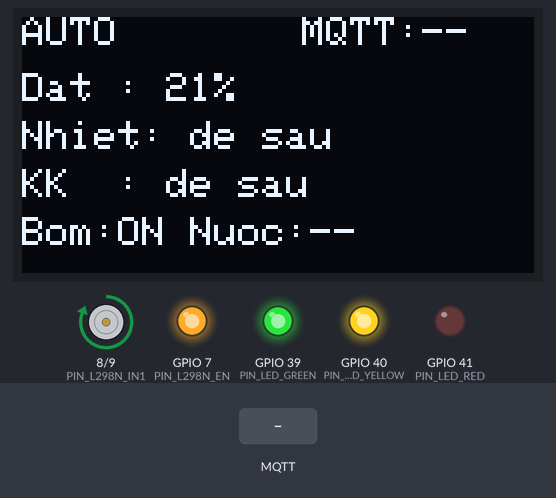
Bench run of a sketch on a simulated ESP32-S3. Parts: 128×64 one-colour display, motor-driver pin pairs drawn as motors (green arrow = first pin HIGH = forward, orange = second pin HIGH = backward, longer = more drive), output pins drawn as LEDs (lit = HIGH). Inputs (shaded band) come from the test bench. No MQTT or app messages arrive unless stated; what the sketch prints to the serial monitor is not drawn.

Above: at 1.2 s.
1.3 s: MQTT message "1" arrives on the first subscribed topic
At 5.8 s:
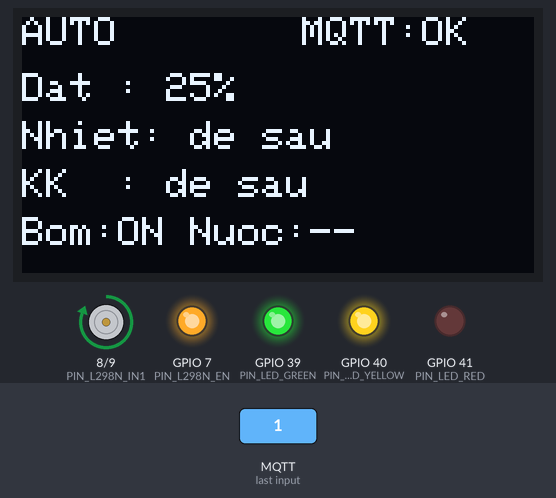
9.3 s: MQTT message "on" arrives on the first subscribed topic
10.8 s: MQTT message "off" arrives on the first subscribed topic
At 49.6 s:
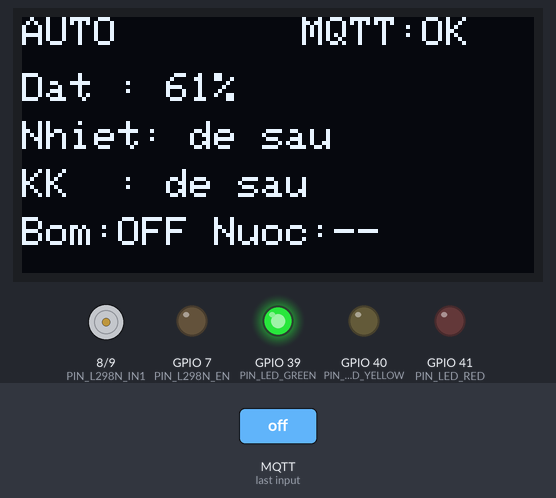
Timing chart, 0 to 50.3 s (numbered marks = the images above; inputs shaded):
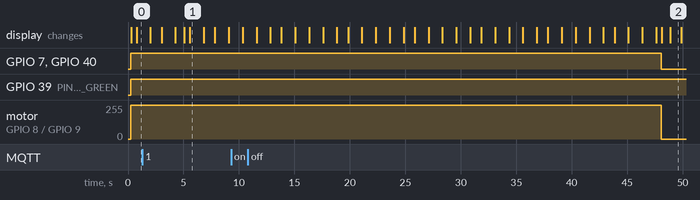

Measured:
- what the display in image 2 shows lasts 1.0 s, from 48.9 s to 49.9 s

The sketch:

Auto_Water_Plants.ino
```cpp
#include "scr/scr_all.h"

void setup() { app_setup(); }
void loop() { app_loop(); }
```

app.h
```cpp
#pragma once
void app_setup();
void app_loop();
```

data_received.h
```cpp
#pragma once
#include <Arduino.h>
#include <PubSubClient.h>
#include "motor_c.h"

// Gan doi tuong Control de lenh MQTT chinh sua.
void cmd_begin(Control *ctl);
// Goi sau moi lan ket noi MQTT thanh cong.
void cmd_subscribe(PubSubClient &mqtt);
// Callback cho PubSubClient.
void cmd_on_message(char *topic, uint8_t *payload, unsigned int len);

// Ham thuan de test: xu ly lenh theo ten (vd "mode", "pump", "threshold").
// Tra ve true neu lenh hop le va da ap dung.
bool cmd_apply(Control &c, const String &name, const String &payload);
```

data_sender.h
```cpp
#pragma once
#include <Arduino.h>
#include "sensor.h"
#include "motor_c.h"

void net_begin();
void net_loop();            // khong chan; tu reconnect WiFi/MQTT
bool net_connected();
bool publish_telemetry(const SensorData &s, const Control &c, bool pump_on);
bool publish_alert(const char *type);
```

display.h
```cpp
#pragma once
#include <Arduino.h>
#include "sensor.h"
#include "motor_c.h"

void display_begin();
// alerts = c.active; net_ok = WiFi+MQTT da ket noi
void display_update(const SensorData &s, const Control &c, bool pump_on, bool net_ok);
```

motor_c.h
```cpp
#pragma once
#include <Arduino.h>
#include "sensor.h"

enum Mode : uint8_t { MODE_AUTO = 0, MODE_MANUAL = 1 };

// Bit canh bao
enum AlertBit : uint8_t {
  ALERT_SENSOR_FAIL  = 1 << 0,
  ALERT_NO_WATER     = 1 << 1,
  ALERT_PUMP_TIMEOUT = 1 << 2,
};

struct Control {
  Mode    mode       = MODE_AUTO;
  float   low        = 30.0f;
  float   high       = 60.0f;
  bool    manual_req = false;  // yeu cau bat bom o che do manual
  bool    locked     = false;  // khoa sau PUMP_TIMEOUT, can "reset"
  uint8_t active     = 0;      // canh bao dang ton tai
};

void pump_begin();
void pump_set(bool on);
bool pump_is_on();
uint32_t pump_run_ms();

// Quyet dinh thuan (khong cham phan cung), de test:
// tra ve true neu bom nen bat. 'raised' nhan cac canh bao hien tai.
bool control_decide(const Control &c, const SensorData &s, bool pump_on,
                    uint32_t run_ms, uint8_t *raised, bool *lock_now);

// Chay 1 buoc: quyet dinh + dieu khien bom. Tra ve cac canh bao MOI xuat hien.
uint8_t control_update(Control &c, const SensorData &s);

const char *alert_name(uint8_t bit);
```

scr_all.h
```cpp
#pragma once
// arduino-cli chi build thu muc "src/", nen thu muc "scr/" duoc gom vao
// sketch bang cach include thang cac file .cpp (unity build).
#include "app.cpp"
#include "sensor.cpp"
#include "motor_c.cpp"
#include "display.cpp"
#include "data_sender.cpp"
#include "data_received.cpp"
```

sensor.h
```cpp
#pragma once
#include <Arduino.h>

struct SensorData {
  float soil_pct = NAN;   // 0..100
  bool  soil_ok  = false; // false = cam bien dat loi
  float temp     = NAN;   // DHT22 chua duoc doc
  float hum      = NAN;   // DHT22 chua duoc doc
  bool  dht_ok   = false; // DHT22 chua duoc doc
  bool  water_ok = true;  // tam cho phep bom khi chua doc cam bien muc nuoc
};

void sensor_begin();
void sensor_read(SensorData &out);
bool sensor_set_soil_override(float soil_pct);
void sensor_clear_soil_override();

// Ham thuan, de test tren may: ADC -> %
float soil_raw_to_pct(int raw);
bool  soil_raw_valid(int raw);
```

config.h
```cpp
#pragma once
// ---- Cau hinh toan he thong (ESP32-S3, 1 chau cay) ----

// --- Chan GPIO (theo README) ---
#define PIN_LED_GREEN 39  // OK
#define PIN_LED_YELLOW 40 // dang tuoi
#define PIN_LED_RED 41    // canh bao / loi
#define PIN_SOIL 1        // do am dat (ADC)
#define PIN_DHT 2         // DHT22
#define PIN_OLED_SCL 4
#define PIN_OLED_SDA 5
#define PIN_L298N_EN 7  // ENA: bat/tat kenh A (thao jumper ENA tren module)
#define PIN_L298N_IN1 8 // IN1: chieu quay bom
#define PIN_L298N_IN2 9 // IN2: chieu quay bom
#define PIN_WATER 6 // cam bien muc nuoc (so): LOW = het nuoc

// --- Gia lap cam bien dat de thu he thong ---
#define SOIL_SIMULATION 1 // doi thanh 0 de doc cam bien dat that
#define SOIL_SIMULATION_MIN_PCT 20.0f
#define SOIL_SIMULATION_MAX_PCT 70.0f
#define SOIL_SIMULATION_PERIOD_MS 120000UL // chu ky 20% -> 70% -> 20%

// --- Hieu chuan do am dat (ADC 12-bit). PHAI do lai tren cam bien thuc te ---
#define SOIL_ADC_DRY 3200 // gia tri ADC khi de ngoai khong khi (0%)
#define SOIL_ADC_WET 1400 // gia tri ADC khi ngam nuoc (100%)

// --- Nguong tuoi mac dinh (%), co the doi qua MQTT ---
#define SOIL_LOW_DEFAULT 30.0f  // duoi nguong -> bat bom
#define SOIL_HIGH_DEFAULT 60.0f // dat nguong -> tat bom

// --- An toan ---
#define PUMP_MAX_RUN_MS 60000UL // bom chay lien tuc toi da

// --- Chu ky ---
#define SENSOR_PERIOD_MS 250UL
#define TELEMETRY_PERIOD_MS 10000UL

// --- WiFi / MQTT (sua truoc khi nap) ---
#define WIFI_SSID "huy"
#define WIFI_PASS "23052005"
#define MQTT_HOST "172.172.12.24"
#define MQTT_PORT 1883
#define MQTT_USER "" // de trong neu broker khong can xac thuc
#define MQTT_PASS ""
#define PLANT_ID "1" // doi so chau khi mo rong
#define TOPIC_PREFIX "plant/" PLANT_ID "/"
```
